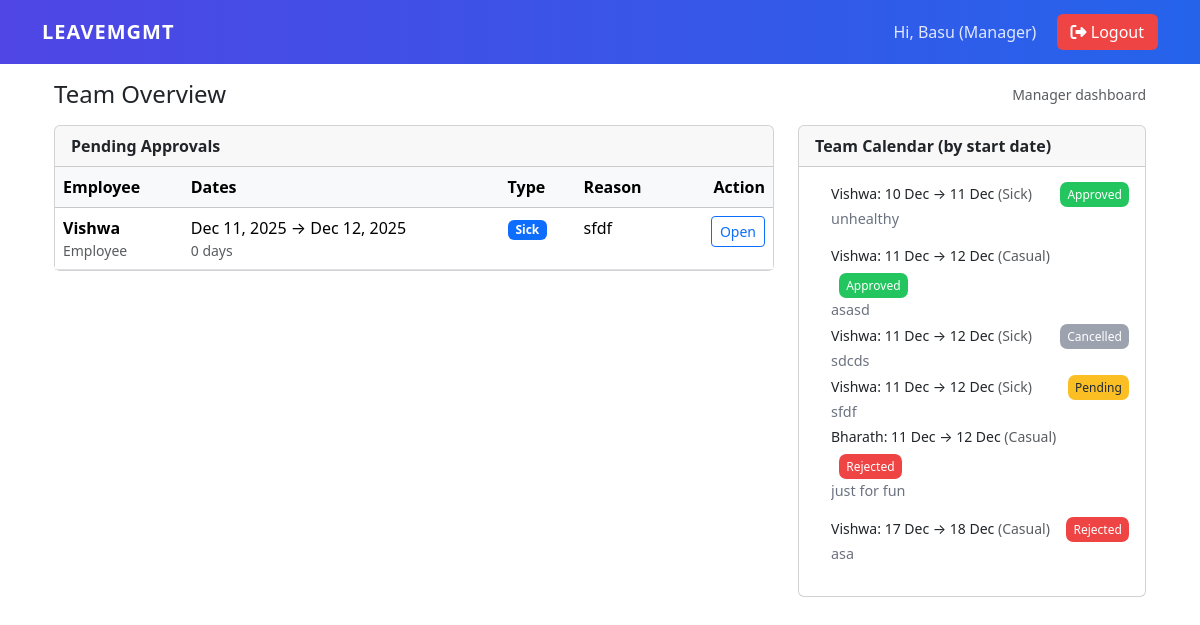
The app's page / (signed in) with its own data.
### Leave_Management/models.py (models this page shows, shortened)
class Profile(models.Model):
    ROLE_CHOICES = (
        ('EMP', 'Employee'),
        ('MGR', 'Manager'),
    )
    user = models.OneToOneField(User, on_delete=models.CASCADE, related_name='profile')
    role = models.CharField(max_length=3, choices=ROLE_CHOICES, default='EMP')
    manager = models.ForeignKey(User, on_delete=models.SET_NULL, null=True, blank=True, related_name='team_members')

class LeaveApplication(models.Model):
    LEAVE_TYPE = (
        ('CAS', 'Casual'),
        ('SIC', 'Sick'),
        ('EAR', 'Earned'),
    )
    STATUS = (
        ('PEN', 'Pending'),
        ('APP', 'Approved'),
        ('REJ', 'Rejected'),
        ('CAN', 'Cancelled'),
    )
    user = models.ForeignKey(User, on_delete=models.CASCADE)
    leave_type = models.CharField(max_length=3, choices=LEAVE_TYPE)
    start_date = models.DateField()
    end_date = models.DateField()
    reason = models.TextField(blank=True)
    status = models.CharField(max_length=3, choices=STATUS, default='PEN')
    manager_comments = models.TextField(blank=True)
    applied_at = models.DateTimeField(auto_now_add=True)
    updated_at = models.DateTimeField(auto_now=True)

### Leave_Management/views.py (the view, shortened to what this page needs)
# urls.py: path('', views.dashboard, name='dashboard'),
@login_required
def dashboard(request):
    profile = getattr(request.user, 'profile', None)
    if profile and profile.role == 'MGR':
        team = User.objects.filter(profile__manager=request.user)
        pending = LeaveApplication.objects.filter(user__in=team, status='PEN').order_by('start_date')
        calendar = {}
        for leave in LeaveApplication.objects.filter(user__in=team).order_by('start_date'):
            key = leave.start_date.isoformat()
            calendar.setdefault(key, []).append(leave)
        context = {
            'is_manager': True,
            'team': team,
            'pending': pending,
            'calendar': calendar,
        }
        return render(request, 'leaves/manager_dashboard.html', context)

### Leave_Management/templates/leaves/manager_dashboard.html (shortened to what this page needs)
{% extends "base.html" %}
{% block content %}
<div class="container">
  <div class="d-flex justify-content-between align-items-center mb-3">
    <h4 class="mb-0">Team Overview</h4>
    <small class="text-muted">Manager dashboard</small>
  </div>
  <div class="row">
    <div class="col-lg-8">
      <div class="card mb-4">
        <div class="card-header">
          <strong>Pending Approvals</strong>
        </div>
        <div class="card-body p-0">
          <div class="table-responsive">
            <table class="table table-hover mb-0">
              <thead class="table-light">
                <tr>
                  <th>Employee</th>
                  <th>Dates</th>
                  <th>Type</th>
                  <th>Reason</th>
                  <th class="text-end">Action</th>
                </tr>
              </thead>
              <tbody>
                {% for l in pending %}
                  <tr>
                    <td>
                      <div class="fw-semibold">{{ l.user.username|title }}</div>
                      <div class="text-muted small">
                        {{ l.user.profile.get_role_display|default:"Employee" }}
                      </div>
                    </td>
                    <td>
                      <div>{{ l.start_date|date:"M d, Y" }} → {{ l.end_date|date:"M d, Y" }}</div>
                      <div class="text-muted small">{{ l|length }} day{% if l|length != 1 %}s{% endif %}</div>
                    </td>
                    <td>
                      <span class="badge bg-primary">{{ l.get_leave_type_display }}</span>
                    </td>
                    <td class="text-truncate" style="max-width:220px;">
                      {{ l.reason|default:"—" }}
                    </td>
                    <td class="text-end">
                      <a class="btn btn-sm btn-outline-primary" href="{% url 'approve_leave' l.pk %}">Open</a>
                    </td>
                  </tr>
                {% empty %}
                  <tr>
                    <td colspan="5" class="text-center py-3">No pending approvals</td>
                  </tr>
                {% endfor %}
              </tbody>
            </table>
          </div>
        </div>
      </div>
    </div>
    <div class="col-lg-4">
      <div class="card mb-4">
        <div class="card-header">
          <strong>Team Calendar (by start date)</strong>
        </div>
        <div class="card-body">
          {% if calendar %}
            {% for date_iso, leaves in calendar.items %}
              <div class="mb-3">
                <ul class="mb-2 ps-3 small list-unstyled">
                  {% for l in leaves %}
                    <li class="mb-1">
                      <div class="calendar-entry">
                        <div>
                          <span class="fw-medium">{{ l.user.username|title }}</span>:
                          {{ l.start_date|date:"d M" }} → {{ l.end_date|date:"d M" }}
                          <span class="text-muted">({{ l.get_leave_type_display }})</span>
                        </div>
                        <div class="ms-2">
                          {% if l.status == 'APP' or l.status == 'approved' %}
                            <span class="status-badge status-approved" aria-label="Approved">Approved</span>
                          {% elif l.status == 'REJ' or l.status == 'rejected' %}
                            <span class="status-badge status-rejected" aria-label="Rejected">Rejected</span>
                          {% elif l.status == 'CAN' or l.status == 'cancelled' or l.status == 'cancel' %}
                            <span class="status-badge status-cancelled" aria-label="Cancelled">Cancelled</span>
                          {% else %}
                            <span class="status-badge status-pending" aria-label="Pending">Pending</span>
                          {% endif %}
                        </div>
                      </div>
                      {% if l.reason %}
                        <div class="calendar-meta mt-1 text-truncate" style="max-width:100%;">
                          {{ l.reason|truncatechars:80 }}
                        </div>
                      {% endif %}
                    </li>
                  {% endfor %}
                </ul>
              </div>
            {% endfor %}
          {% else %}
            <p class="mb-0 text-muted">No team leaves scheduled.</p>
          {% endif %}
        </div>
      </div>
    </div>
  </div>
</div>
{% endblock %}

### Leave_Management/templates/base.html (shortened to what this page needs)
<!doctype html>
<html lang="en">
<head>
  <link href="https://cdn.jsdelivr.net/npm/bootstrap@5.3.2/dist/css/bootstrap.min.css" rel="stylesheet">
  <link href="https://cdnjs.cloudflare.com/ajax/libs/font-awesome/6.4.0/css/all.min.css" rel="stylesheet">
</head>
<body>
<nav class="navbar navbar-expand-lg navbar-custom">
  <div class="container">
    <a class="navbar-brand" href="{% url 'dashboard' %}">LEAVEMGMT</a>
    <div class="ms-auto">
      {% if user.is_authenticated %}
        <span class="nav-user">
          Hi, {{ user.username|title }}
          ({{ user.profile.get_role_display }})
        </span>
        <form id="logoutForm" method="post" action="{% url 'logout' %}" style="display:inline;">
          <button type="submit" class="btn-logout">
            <i class="fa fa-sign-out-alt"></i> Logout
          </button>
        </form>
      {% else %}
        <a href="{% url 'login' %}" class="btn-login">
          <i class="fa fa-sign-in-alt"></i> Login
        </a>
      {% endif %}
    </div>
  </div>
</nav>
<div class="container mt-3 mb-5">
  {% block content %}{% endblock %}
</div>
</body>
</html>

### Leave_Management/templates/base.html (style rules this page uses)
.navbar-custom { background: linear-gradient(90deg, #4f46e5, #2563eb); padding: .75rem 1rem; }
.navbar-brand { font-weight:700; font-size:1.25rem; color:#fff !important; letter-spacing:1px; }
.nav-user { color:#e0e7ff; margin-right:1rem; font-weight:500; }
.btn-logout { background:#ef4444; border:none; color:#fff; padding:6px 14px; border-radius:6px; }

### Leave_Management/templates/leaves/manager_dashboard.html (style rules this page uses)
.calendar-entry { display:flex; justify-content:space-between; gap:0.5rem; align-items:center; flex-wrap:wrap; }
.calendar-meta { color:#6b7280; font-size:.9rem; }
.status-badge { font-size:0.75rem; padding:0.25rem 0.45rem; border-radius:0.45rem; }
.status-pending { background:#fbbf24; color:#1f2937; }
.status-approved { background:#22c55e; color:#fff; }
.status-rejected { background:#ef4444; color:#fff; }
.status-cancelled { background:#9ca3af; color:#fff; }

### records on screen
LeaveApplication: user.username "Vishwa", user.profile.role "Employee", start_date "Dec 11, 2025", end_date "Dec 12, 2025", l "0", leave_type "Sick", reason "sfdf", start_date "11 Dec", end_date "12 Dec", status "Pending"
LeaveApplication: user.username "Vishwa", start_date "10 Dec", end_date "11 Dec", leave_type "Sick", status "Approved", reason "unhealthy"
LeaveApplication: user.username "Vishwa", start_date "11 Dec", end_date "12 Dec", leave_type "Casual", status "Approved", reason "asasd"
LeaveApplication: user.username "Vishwa", start_date "11 Dec", end_date "12 Dec", leave_type "Sick", status "Cancelled", reason "sdcds"
LeaveApplication: user.username "Bharath", start_date "11 Dec", end_date "12 Dec", leave_type "Casual", status "Rejected", reason "just for fun"
LeaveApplication: user.username "Vishwa", start_date "17 Dec", end_date "18 Dec", leave_type "Casual", status "Rejected", reason "asa"

### other values on screen
{{ user.username|title }} "Basu"
{{ user.profile.get_role_display }} "Manager"
